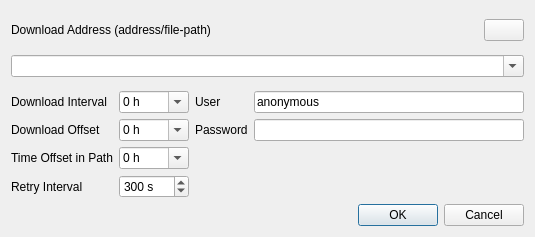
<?xml version="1.0" encoding="UTF-8"?>
<ui version="4.0">
 <class>FtpOptDialog</class>
 <widget class="QWidget" name="FtpOptDialog">
  <property name="geometry">
   <rect>
    <x>0</x>
    <y>0</y>
    <width>535</width>
    <height>237</height>
   </rect>
  </property>
  <property name="windowTitle">
   <string>FTP Options</string>
  </property>
  <layout class="QGridLayout" name="gridLayout">
   <item row="0" column="0">
    <widget class="QWidget" name="wgAddress" native="true">
     <layout class="QGridLayout" name="gridLayout_3">
      <property name="leftMargin">
       <number>0</number>
      </property>
      <property name="topMargin">
       <number>0</number>
      </property>
      <property name="rightMargin">
       <number>0</number>
      </property>
      <property name="bottomMargin">
       <number>0</number>
      </property>
      <item row="0" column="0">
       <widget class="QLabel" name="Label2">
        <property name="text">
         <string>Download Address (address/file-path)</string>
        </property>
       </widget>
      </item>
      <item row="0" column="1">
       <widget class="QPushButton" name="btnKey">
        <property name="sizePolicy">
         <sizepolicy hsizetype="Fixed" vsizetype="Fixed">
          <horstretch>0</horstretch>
          <verstretch>0</verstretch>
         </sizepolicy>
        </property>
        <property name="toolTip">
         <string>Show placeholder keys.</string>
        </property>
        <property name="text">
         <string/>
        </property>
        <property name="icon">
         <iconset resource="../icon/resources.qrc">
          <normaloff>:/buttons/key</normaloff>:/buttons/key</iconset>
        </property>
       </widget>
      </item>
      <item row="1" column="0" colspan="2">
       <widget class="QComboBox" name="cBAddress">
        <property name="toolTip">
         <string>Download address. For placeholder tokens see info botton above.</string>
        </property>
        <property name="editable">
         <bool>true</bool>
        </property>
        <property name="placeholderText">
         <string>user:password@host:port</string>
        </property>
       </widget>
      </item>
     </layout>
    </widget>
   </item>
   <item row="2" column="0">
    <widget class="QWidget" name="wgParameter" native="true">
     <layout class="QGridLayout" name="gridLayout_2">
      <property name="leftMargin">
       <number>0</number>
      </property>
      <property name="topMargin">
       <number>0</number>
      </property>
      <property name="rightMargin">
       <number>0</number>
      </property>
      <property name="bottomMargin">
       <number>0</number>
      </property>
      <item row="0" column="0">
       <widget class="QLabel" name="Label1">
        <property name="toolTip">
         <string/>
        </property>
        <property name="text">
         <string>Download Interval</string>
        </property>
       </widget>
      </item>
      <item row="0" column="2">
       <widget class="QLabel" name="lbUser">
        <property name="toolTip">
         <string/>
        </property>
        <property name="text">
         <string>User</string>
        </property>
       </widget>
      </item>
      <item row="2" column="1">
       <widget class="QComboBox" name="cBPathOffset">
        <property name="toolTip">
         <string/>
        </property>
        <property name="editable">
         <bool>true</bool>
        </property>
        <item>
         <property name="text">
          <string>0 h</string>
         </property>
        </item>
        <item>
         <property name="text">
          <string>-1 h</string>
         </property>
        </item>
        <item>
         <property name="text">
          <string>-2 h</string>
         </property>
        </item>
        <item>
         <property name="text">
          <string>-3 h</string>
         </property>
        </item>
        <item>
         <property name="text">
          <string>-6 h</string>
         </property>
        </item>
        <item>
         <property name="text">
          <string>-9 h</string>
         </property>
        </item>
        <item>
         <property name="text">
          <string>-12 h</string>
         </property>
        </item>
        <item>
         <property name="text">
          <string>-15 h</string>
         </property>
        </item>
        <item>
         <property name="text">
          <string>-18 h</string>
         </property>
        </item>
        <item>
         <property name="text">
          <string>-21 h</string>
         </property>
        </item>
        <item>
         <property name="text">
          <string/>
         </property>
        </item>
       </widget>
      </item>
      <item row="2" column="0">
       <widget class="QLabel" name="Label8">
        <property name="toolTip">
         <string/>
        </property>
        <property name="text">
         <string>Time Offset in Path</string>
        </property>
       </widget>
      </item>
      <item row="1" column="0">
       <widget class="QLabel" name="Label3">
        <property name="toolTip">
         <string/>
        </property>
        <property name="text">
         <string>Download Offset</string>
        </property>
       </widget>
      </item>
      <item row="1" column="1">
       <widget class="QComboBox" name="cBOffset">
        <property name="toolTip">
         <string/>
        </property>
        <property name="editable">
         <bool>true</bool>
        </property>
        <item>
         <property name="text">
          <string>0 h</string>
         </property>
        </item>
        <item>
         <property name="text">
          <string>1 h</string>
         </property>
        </item>
        <item>
         <property name="text">
          <string>2 h</string>
         </property>
        </item>
        <item>
         <property name="text">
          <string>3 h</string>
         </property>
        </item>
        <item>
         <property name="text">
          <string>6 h</string>
         </property>
        </item>
        <item>
         <property name="text">
          <string>9 h</string>
         </property>
        </item>
        <item>
         <property name="text">
          <string>12 h</string>
         </property>
        </item>
        <item>
         <property name="text">
          <string>15 h</string>
         </property>
        </item>
        <item>
         <property name="text">
          <string>18 h</string>
         </property>
        </item>
        <item>
         <property name="text">
          <string>21 h</string>
         </property>
        </item>
        <item>
         <property name="text">
          <string/>
         </property>
        </item>
        <item>
         <property name="text">
          <string/>
         </property>
        </item>
       </widget>
      </item>
      <item row="3" column="1">
       <widget class="QSpinBox" name="sBRetryInterval">
        <property name="suffix">
         <string> s</string>
        </property>
        <property name="maximum">
         <number>10000</number>
        </property>
        <property name="value">
         <number>300</number>
        </property>
       </widget>
      </item>
      <item row="3" column="0">
       <widget class="QLabel" name="Label4">
        <property name="toolTip">
         <string/>
        </property>
        <property name="text">
         <string>Retry Interval</string>
        </property>
       </widget>
      </item>
      <item row="0" column="1">
       <widget class="QComboBox" name="cBInterval">
        <property name="toolTip">
         <string/>
        </property>
        <property name="editable">
         <bool>true</bool>
        </property>
        <item>
         <property name="text">
          <string>0 h</string>
         </property>
        </item>
        <item>
         <property name="text">
          <string>1 h</string>
         </property>
        </item>
        <item>
         <property name="text">
          <string>2 h</string>
         </property>
        </item>
        <item>
         <property name="text">
          <string>3 h</string>
         </property>
        </item>
        <item>
         <property name="text">
          <string>6 h</string>
         </property>
        </item>
        <item>
         <property name="text">
          <string>12 h</string>
         </property>
        </item>
        <item>
         <property name="text">
          <string>24 h</string>
         </property>
        </item>
       </widget>
      </item>
      <item row="0" column="3">
       <widget class="QLineEdit" name="lEUser">
        <property name="toolTip">
         <string/>
        </property>
        <property name="text">
         <string>anonymous</string>
        </property>
       </widget>
      </item>
      <item row="1" column="2">
       <widget class="QLabel" name="lbPassword">
        <property name="toolTip">
         <string/>
        </property>
        <property name="text">
         <string>Password</string>
        </property>
       </widget>
      </item>
      <item row="1" column="3">
       <widget class="QLineEdit" name="lEPassword">
        <property name="toolTip">
         <string/>
        </property>
        <property name="echoMode">
         <enum>QLineEdit::Password</enum>
        </property>
       </widget>
      </item>
     </layout>
    </widget>
   </item>
   <item row="9" column="0">
    <widget class="QDialogButtonBox" name="buttonBox">
     <property name="standardButtons">
      <set>QDialogButtonBox::Cancel|QDialogButtonBox::Ok</set>
     </property>
    </widget>
   </item>
  </layout>
 </widget>
 <resources>
  <include location="../icon/resources.qrc"/>
 </resources>
 <connections/>
</ui>
